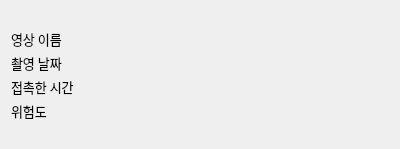
<?xml version="1.0" encoding="UTF-8"?>
<ui version="4.0">
 <class>Form</class>
 <widget class="QWidget" name="Form">
  <property name="geometry">
   <rect>
    <x>0</x>
    <y>0</y>
    <width>400</width>
    <height>149</height>
   </rect>
  </property>
  <property name="windowTitle">
   <string>Form</string>
  </property>
  <layout class="QGridLayout" name="gridLayout">
   <item row="0" column="0">
    <layout class="QHBoxLayout" name="thumbnail_layout"/>
   </item>
   <item row="0" column="1">
    <layout class="QFormLayout" name="formLayout">
     <property name="rowWrapPolicy">
      <enum>QFormLayout::WrapLongRows</enum>
     </property>
     <property name="formAlignment">
      <set>Qt::AlignLeading|Qt::AlignLeft|Qt::AlignVCenter</set>
     </property>
     <property name="horizontalSpacing">
      <number>4</number>
     </property>
     <property name="verticalSpacing">
      <number>4</number>
     </property>
     <item row="0" column="0">
      <widget class="QLabel" name="label_1">
       <property name="font">
        <font>
         <family>-윤고딕310</family>
         <pointsize>10</pointsize>
        </font>
       </property>
       <property name="text">
        <string>영상 이름</string>
       </property>
       <property name="wordWrap">
        <bool>true</bool>
       </property>
      </widget>
     </item>
     <item row="0" column="1">
      <widget class="QLabel" name="video_name_label">
       <property name="font">
        <font>
         <family>-윤고딕310</family>
         <pointsize>10</pointsize>
        </font>
       </property>
       <property name="text">
        <string/>
       </property>
       <property name="wordWrap">
        <bool>true</bool>
       </property>
      </widget>
     </item>
     <item row="1" column="0">
      <widget class="QLabel" name="label_3">
       <property name="font">
        <font>
         <family>-윤고딕310</family>
         <pointsize>10</pointsize>
        </font>
       </property>
       <property name="text">
        <string>촬영 날짜</string>
       </property>
       <property name="wordWrap">
        <bool>true</bool>
       </property>
      </widget>
     </item>
     <item row="1" column="1">
      <widget class="QLabel" name="date_label">
       <property name="font">
        <font>
         <family>-윤고딕310</family>
         <pointsize>10</pointsize>
        </font>
       </property>
       <property name="text">
        <string/>
       </property>
       <property name="wordWrap">
        <bool>true</bool>
       </property>
      </widget>
     </item>
     <item row="2" column="0">
      <widget class="QLabel" name="label_5">
       <property name="font">
        <font>
         <family>-윤고딕310</family>
         <pointsize>10</pointsize>
        </font>
       </property>
       <property name="text">
        <string>접촉한 시간</string>
       </property>
       <property name="wordWrap">
        <bool>true</bool>
       </property>
      </widget>
     </item>
     <item row="2" column="1">
      <widget class="QLabel" name="time_label">
       <property name="font">
        <font>
         <family>-윤고딕310</family>
         <pointsize>10</pointsize>
        </font>
       </property>
       <property name="text">
        <string/>
       </property>
       <property name="wordWrap">
        <bool>true</bool>
       </property>
      </widget>
     </item>
     <item row="3" column="0">
      <widget class="QLabel" name="label_7">
       <property name="font">
        <font>
         <family>-윤고딕310</family>
         <pointsize>10</pointsize>
        </font>
       </property>
       <property name="text">
        <string>위험도</string>
       </property>
       <property name="wordWrap">
        <bool>true</bool>
       </property>
      </widget>
     </item>
     <item row="3" column="1">
      <widget class="QLabel" name="dangerous_score_label">
       <property name="font">
        <font>
         <family>-윤고딕310</family>
         <pointsize>10</pointsize>
        </font>
       </property>
       <property name="text">
        <string/>
       </property>
       <property name="wordWrap">
        <bool>true</bool>
       </property>
      </widget>
     </item>
    </layout>
   </item>
  </layout>
 </widget>
 <resources/>
 <connections/>
</ui>
